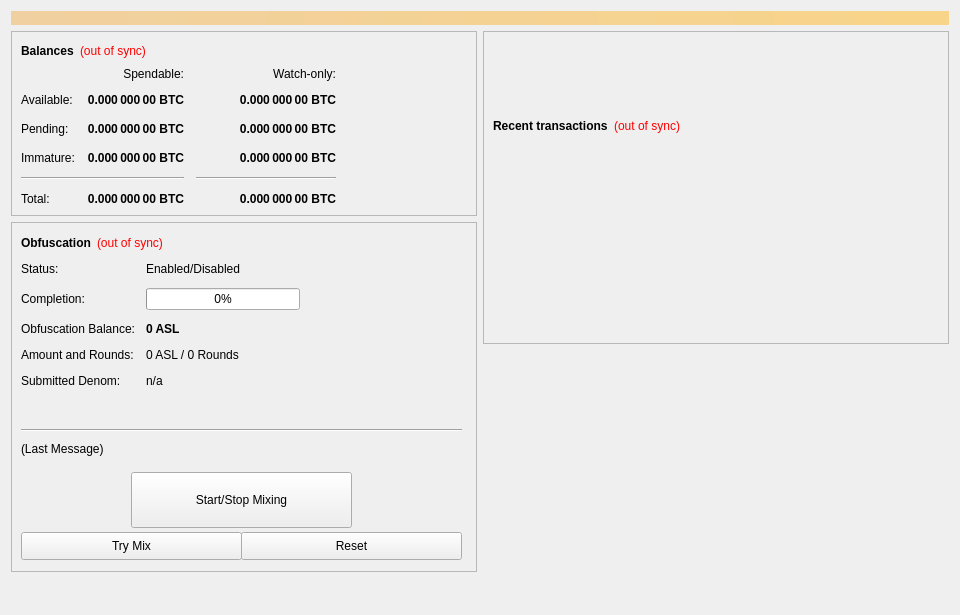
<?xml version="1.0" encoding="UTF-8"?>
<ui version="4.0">
 <class>OverviewPage</class>
 <widget class="QWidget" name="OverviewPage">
  <property name="geometry">
   <rect>
    <x>0</x>
    <y>0</y>
    <width>960</width>
    <height>615</height>
   </rect>
  </property>
  <property name="minimumSize">
   <size>
    <width>960</width>
    <height>0</height>
   </size>
  </property>
  <property name="windowTitle">
   <string>Form</string>
  </property>
  <layout class="QVBoxLayout" name="topLayout">
   <item>
    <widget class="QLabel" name="labelAlerts">
     <property name="visible">
      <bool>false</bool>
     </property>
     <property name="styleSheet">
      <string notr="true">background-color: qlineargradient(x1: 0, y1: 0, x2: 1, y2: 0, stop:0 #F0D0A0, stop:1 #F8D488); color:#000000;</string>
     </property>
     <property name="wordWrap">
      <bool>true</bool>
     </property>
     <property name="margin">
      <number>3</number>
     </property>
    </widget>
   </item>
   <item>
    <layout class="QHBoxLayout" name="horizontalLayout" stretch="1,1">
     <item>
      <layout class="QVBoxLayout" name="verticalLayout_2">
       <item>
        <widget class="QFrame" name="frame">
         <property name="frameShape">
          <enum>QFrame::StyledPanel</enum>
         </property>
         <property name="frameShadow">
          <enum>QFrame::Raised</enum>
         </property>
         <layout class="QVBoxLayout" name="verticalLayout_4">
          <item>
           <layout class="QHBoxLayout" name="horizontalLayout_4">
            <item>
             <widget class="QLabel" name="label_5">
              <property name="font">
               <font>
                <weight>75</weight>
                <bold>true</bold>
               </font>
              </property>
              <property name="text">
               <string>Balances</string>
              </property>
             </widget>
            </item>
            <item>
             <widget class="QLabel" name="labelWalletStatus">
              <property name="cursor">
               <cursorShape>WhatsThisCursor</cursorShape>
              </property>
              <property name="toolTip">
               <string>The displayed information may be out of date. Your wallet automatically synchronizes with the Solar network after a connection is established, but this process has not completed yet.</string>
              </property>
              <property name="styleSheet">
               <string notr="true">QLabel { color: red; }</string>
              </property>
              <property name="text">
               <string notr="true">(out of sync)</string>
              </property>
              <property name="alignment">
               <set>Qt::AlignLeading|Qt::AlignLeft|Qt::AlignVCenter</set>
              </property>
             </widget>
            </item>
            <item>
             <spacer name="horizontalSpacer_3">
              <property name="orientation">
               <enum>Qt::Horizontal</enum>
              </property>
              <property name="sizeHint" stdset="0">
               <size>
                <width>40</width>
                <height>20</height>
               </size>
              </property>
             </spacer>
            </item>
           </layout>
          </item>
          <item>
           <layout class="QGridLayout" name="gridLayout">
            <property name="spacing">
             <number>12</number>
            </property>
            <item row="2" column="2">
             <widget class="QLabel" name="labelWatchPending">
              <property name="font">
               <font>
                <weight>75</weight>
                <bold>true</bold>
               </font>
              </property>
              <property name="cursor">
               <cursorShape>IBeamCursor</cursorShape>
              </property>
              <property name="toolTip">
               <string>Unconfirmed transactions to watch-only addresses</string>
              </property>
              <property name="text">
               <string notr="true">0.000 000 00 BTC</string>
              </property>
              <property name="alignment">
               <set>Qt::AlignRight|Qt::AlignTrailing|Qt::AlignVCenter</set>
              </property>
              <property name="textInteractionFlags">
               <set>Qt::LinksAccessibleByMouse|Qt::TextSelectableByKeyboard|Qt::TextSelectableByMouse</set>
              </property>
             </widget>
            </item>
            <item row="2" column="1">
             <widget class="QLabel" name="labelUnconfirmed">
              <property name="font">
               <font>
                <weight>75</weight>
                <bold>true</bold>
               </font>
              </property>
              <property name="cursor">
               <cursorShape>IBeamCursor</cursorShape>
              </property>
              <property name="toolTip">
               <string>Total of transactions that have yet to be confirmed, and do not yet count toward the spendable balance</string>
              </property>
              <property name="text">
               <string notr="true">0.000 000 00 BTC</string>
              </property>
              <property name="alignment">
               <set>Qt::AlignRight|Qt::AlignTrailing|Qt::AlignVCenter</set>
              </property>
              <property name="textInteractionFlags">
               <set>Qt::LinksAccessibleByMouse|Qt::TextSelectableByKeyboard|Qt::TextSelectableByMouse</set>
              </property>
             </widget>
            </item>
            <item row="3" column="2">
             <widget class="QLabel" name="labelWatchImmature">
              <property name="font">
               <font>
                <weight>75</weight>
                <bold>true</bold>
               </font>
              </property>
              <property name="cursor">
               <cursorShape>IBeamCursor</cursorShape>
              </property>
              <property name="toolTip">
               <string>Staked or masternode rewards in watch-only addresses that has not yet matured</string>
              </property>
              <property name="text">
               <string notr="true">0.000 000 00 BTC</string>
              </property>
              <property name="alignment">
               <set>Qt::AlignRight|Qt::AlignTrailing|Qt::AlignVCenter</set>
              </property>
              <property name="textInteractionFlags">
               <set>Qt::LinksAccessibleByMouse|Qt::TextSelectableByKeyboard|Qt::TextSelectableByMouse</set>
              </property>
             </widget>
            </item>
            <item row="4" column="0" colspan="2">
             <widget class="Line" name="lineSpendableBalance">
              <property name="orientation">
               <enum>Qt::Horizontal</enum>
              </property>
             </widget>
            </item>
            <item row="4" column="2">
             <widget class="Line" name="lineWatchBalance">
              <property name="sizePolicy">
               <sizepolicy hsizetype="Preferred" vsizetype="Fixed">
                <horstretch>0</horstretch>
                <verstretch>0</verstretch>
               </sizepolicy>
              </property>
              <property name="minimumSize">
               <size>
                <width>140</width>
                <height>0</height>
               </size>
              </property>
              <property name="orientation">
               <enum>Qt::Horizontal</enum>
              </property>
             </widget>
            </item>
            <item row="5" column="0">
             <widget class="QLabel" name="labelTotalText">
              <property name="text">
               <string>Total:</string>
              </property>
             </widget>
            </item>
            <item row="3" column="1">
             <widget class="QLabel" name="labelImmature">
              <property name="font">
               <font>
                <weight>75</weight>
                <bold>true</bold>
               </font>
              </property>
              <property name="cursor">
               <cursorShape>IBeamCursor</cursorShape>
              </property>
              <property name="toolTip">
               <string>Staked or masternode rewards that has not yet matured</string>
              </property>
              <property name="text">
               <string notr="true">0.000 000 00 BTC</string>
              </property>
              <property name="alignment">
               <set>Qt::AlignRight|Qt::AlignTrailing|Qt::AlignVCenter</set>
              </property>
              <property name="textInteractionFlags">
               <set>Qt::LinksAccessibleByMouse|Qt::TextSelectableByKeyboard|Qt::TextSelectableByMouse</set>
              </property>
             </widget>
            </item>
            <item row="2" column="3">
             <spacer name="horizontalSpacer_2">
              <property name="orientation">
               <enum>Qt::Horizontal</enum>
              </property>
              <property name="sizeHint" stdset="0">
               <size>
                <width>40</width>
                <height>20</height>
               </size>
              </property>
             </spacer>
            </item>
            <item row="3" column="0">
             <widget class="QLabel" name="labelImmatureText">
              <property name="text">
               <string>Immature:</string>
              </property>
             </widget>
            </item>
            <item row="5" column="1">
             <widget class="QLabel" name="labelTotal">
              <property name="font">
               <font>
                <weight>75</weight>
                <bold>true</bold>
               </font>
              </property>
              <property name="cursor">
               <cursorShape>IBeamCursor</cursorShape>
              </property>
              <property name="toolTip">
               <string>Your current total balance</string>
              </property>
              <property name="text">
               <string notr="true">0.000 000 00 BTC</string>
              </property>
              <property name="alignment">
               <set>Qt::AlignRight|Qt::AlignTrailing|Qt::AlignVCenter</set>
              </property>
              <property name="textInteractionFlags">
               <set>Qt::LinksAccessibleByMouse|Qt::TextSelectableByKeyboard|Qt::TextSelectableByMouse</set>
              </property>
             </widget>
            </item>
            <item row="5" column="2">
             <widget class="QLabel" name="labelWatchTotal">
              <property name="font">
               <font>
                <weight>75</weight>
                <bold>true</bold>
               </font>
              </property>
              <property name="cursor">
               <cursorShape>IBeamCursor</cursorShape>
              </property>
              <property name="toolTip">
               <string>Current total balance in watch-only addresses</string>
              </property>
              <property name="text">
               <string notr="true">0.000 000 00 BTC</string>
              </property>
              <property name="alignment">
               <set>Qt::AlignRight|Qt::AlignTrailing|Qt::AlignVCenter</set>
              </property>
              <property name="textInteractionFlags">
               <set>Qt::LinksAccessibleByMouse|Qt::TextSelectableByKeyboard|Qt::TextSelectableByMouse</set>
              </property>
             </widget>
            </item>
            <item row="0" column="2">
             <widget class="QLabel" name="labelWatchonly">
              <property name="text">
               <string>Watch-only:</string>
              </property>
              <property name="alignment">
               <set>Qt::AlignRight|Qt::AlignTrailing|Qt::AlignVCenter</set>
              </property>
             </widget>
            </item>
            <item row="1" column="0">
             <widget class="QLabel" name="labelBalanceText">
              <property name="text">
               <string>Available:</string>
              </property>
             </widget>
            </item>
            <item row="1" column="1">
             <widget class="QLabel" name="labelBalance">
              <property name="font">
               <font>
                <weight>75</weight>
                <bold>true</bold>
               </font>
              </property>
              <property name="cursor">
               <cursorShape>IBeamCursor</cursorShape>
              </property>
              <property name="toolTip">
               <string>Your current spendable balance</string>
              </property>
              <property name="text">
               <string notr="true">0.000 000 00 BTC</string>
              </property>
              <property name="alignment">
               <set>Qt::AlignRight|Qt::AlignTrailing|Qt::AlignVCenter</set>
              </property>
              <property name="textInteractionFlags">
               <set>Qt::LinksAccessibleByMouse|Qt::TextSelectableByKeyboard|Qt::TextSelectableByMouse</set>
              </property>
             </widget>
            </item>
            <item row="1" column="2">
             <widget class="QLabel" name="labelWatchAvailable">
              <property name="font">
               <font>
                <weight>75</weight>
                <bold>true</bold>
               </font>
              </property>
              <property name="cursor">
               <cursorShape>IBeamCursor</cursorShape>
              </property>
              <property name="toolTip">
               <string>Your current balance in watch-only addresses</string>
              </property>
              <property name="text">
               <string notr="true">0.000 000 00 BTC</string>
              </property>
              <property name="alignment">
               <set>Qt::AlignRight|Qt::AlignTrailing|Qt::AlignVCenter</set>
              </property>
              <property name="textInteractionFlags">
               <set>Qt::LinksAccessibleByMouse|Qt::TextSelectableByKeyboard|Qt::TextSelectableByMouse</set>
              </property>
             </widget>
            </item>
            <item row="2" column="0">
             <widget class="QLabel" name="labelPendingText">
              <property name="text">
               <string>Pending:</string>
              </property>
             </widget>
            </item>
            <item row="0" column="1">
             <widget class="QLabel" name="labelSpendable">
              <property name="text">
               <string>Spendable:</string>
              </property>
              <property name="alignment">
               <set>Qt::AlignRight|Qt::AlignTrailing|Qt::AlignVCenter</set>
              </property>
             </widget>
            </item>
           </layout>
          </item>
         </layout>
        </widget>
       </item>
       <item>
        <widget class="QFrame" name="frameObfuscation">
         <property name="minimumSize">
          <size>
           <width>0</width>
           <height>350</height>
          </size>
         </property>
         <property name="layoutDirection">
          <enum>Qt::LeftToRight</enum>
         </property>
         <property name="frameShape">
          <enum>QFrame::StyledPanel</enum>
         </property>
         <property name="frameShadow">
          <enum>QFrame::Raised</enum>
         </property>
         <widget class="QWidget" name="formLayoutWidget">
          <property name="geometry">
           <rect>
            <x>10</x>
            <y>40</y>
            <width>451</width>
            <height>161</height>
           </rect>
          </property>
          <layout class="QFormLayout" name="formLayout">
           <property name="fieldGrowthPolicy">
            <enum>QFormLayout::AllNonFixedFieldsGrow</enum>
           </property>
           <property name="horizontalSpacing">
            <number>11</number>
           </property>
           <property name="verticalSpacing">
            <number>12</number>
           </property>
           <item row="0" column="0">
            <widget class="QLabel" name="label_6">
             <property name="text">
              <string>Status:</string>
             </property>
            </widget>
           </item>
           <item row="1" column="0">
            <widget class="QLabel" name="label_7">
             <property name="text">
              <string>Completion:</string>
             </property>
            </widget>
           </item>
           <item row="1" column="1">
            <widget class="QProgressBar" name="obfuscationProgress">
             <property name="maximumSize">
              <size>
               <width>154</width>
               <height>16777215</height>
              </size>
             </property>
             <property name="value">
              <number>0</number>
             </property>
            </widget>
           </item>
           <item row="2" column="0">
            <widget class="QLabel" name="labelAnonymizedText">
             <property name="text">
              <string>Obfuscation Balance:</string>
             </property>
            </widget>
           </item>
           <item row="2" column="1">
            <widget class="QLabel" name="labelAnonymized">
             <property name="font">
              <font>
               <weight>75</weight>
               <bold>true</bold>
              </font>
             </property>
             <property name="text">
              <string notr="true">0 ASL</string>
             </property>
            </widget>
           </item>
           <item row="3" column="0">
            <widget class="QLabel" name="label_8">
             <property name="text">
              <string>Amount and Rounds:</string>
             </property>
            </widget>
           </item>
           <item row="3" column="1">
            <widget class="QLabel" name="labelAmountRounds">
             <property name="text">
              <string>0 ASL / 0 Rounds</string>
             </property>
            </widget>
           </item>
           <item row="4" column="0">
            <widget class="QLabel" name="label_9">
             <property name="text">
              <string>Submitted Denom:</string>
             </property>
            </widget>
           </item>
           <item row="4" column="1">
            <widget class="QLabel" name="labelSubmittedDenom">
             <property name="toolTip">
              <string>The denominations you submitted to the Masternode.&lt;br&gt;To mix, other users must submit the exact same denominations.</string>
             </property>
             <property name="text">
              <string>n/a</string>
             </property>
            </widget>
           </item>
           <item row="0" column="1">
            <widget class="QLabel" name="obfuscationEnabled">
             <property name="text">
              <string>Enabled/Disabled</string>
             </property>
            </widget>
           </item>
          </layout>
         </widget>
         <widget class="QPushButton" name="runAutoDenom">
          <property name="geometry">
           <rect>
            <x>251</x>
            <y>17</y>
            <width>1</width>
            <height>1</height>
           </rect>
          </property>
          <property name="palette">
           <palette>
            <active>
             <colorrole role="WindowText">
              <brush brushstyle="SolidPattern">
               <color alpha="255">
                <red>0</red>
                <green>0</green>
                <blue>0</blue>
               </color>
              </brush>
             </colorrole>
             <colorrole role="Button">
              <brush brushstyle="SolidPattern">
               <color alpha="255">
                <red>239</red>
                <green>238</green>
                <blue>238</blue>
               </color>
              </brush>
             </colorrole>
             <colorrole role="Light">
              <brush brushstyle="SolidPattern">
               <color alpha="255">
                <red>255</red>
                <green>255</green>
                <blue>255</blue>
               </color>
              </brush>
             </colorrole>
             <colorrole role="Midlight">
              <brush brushstyle="SolidPattern">
               <color alpha="255">
                <red>247</red>
                <green>246</green>
                <blue>246</blue>
               </color>
              </brush>
             </colorrole>
             <colorrole role="Dark">
              <brush brushstyle="SolidPattern">
               <color alpha="255">
                <red>119</red>
                <green>119</green>
                <blue>119</blue>
               </color>
              </brush>
             </colorrole>
             <colorrole role="Mid">
              <brush brushstyle="SolidPattern">
               <color alpha="255">
                <red>159</red>
                <green>159</green>
                <blue>159</blue>
               </color>
              </brush>
             </colorrole>
             <colorrole role="Text">
              <brush brushstyle="SolidPattern">
               <color alpha="255">
                <red>0</red>
                <green>0</green>
                <blue>0</blue>
               </color>
              </brush>
             </colorrole>
             <colorrole role="BrightText">
              <brush brushstyle="SolidPattern">
               <color alpha="255">
                <red>255</red>
                <green>255</green>
                <blue>255</blue>
               </color>
              </brush>
             </colorrole>
             <colorrole role="ButtonText">
              <brush brushstyle="SolidPattern">
               <color alpha="255">
                <red>0</red>
                <green>0</green>
                <blue>0</blue>
               </color>
              </brush>
             </colorrole>
             <colorrole role="Base">
              <brush brushstyle="SolidPattern">
               <color alpha="255">
                <red>255</red>
                <green>255</green>
                <blue>255</blue>
               </color>
              </brush>
             </colorrole>
             <colorrole role="Window">
              <brush brushstyle="SolidPattern">
               <color alpha="255">
                <red>239</red>
                <green>238</green>
                <blue>238</blue>
               </color>
              </brush>
             </colorrole>
             <colorrole role="Shadow">
              <brush brushstyle="SolidPattern">
               <color alpha="255">
                <red>0</red>
                <green>0</green>
                <blue>0</blue>
               </color>
              </brush>
             </colorrole>
             <colorrole role="AlternateBase">
              <brush brushstyle="SolidPattern">
               <color alpha="255">
                <red>247</red>
                <green>246</green>
                <blue>246</blue>
               </color>
              </brush>
             </colorrole>
             <colorrole role="ToolTipBase">
              <brush brushstyle="SolidPattern">
               <color alpha="255">
                <red>255</red>
                <green>255</green>
                <blue>220</blue>
               </color>
              </brush>
             </colorrole>
             <colorrole role="ToolTipText">
              <brush brushstyle="SolidPattern">
               <color alpha="255">
                <red>0</red>
                <green>0</green>
                <blue>0</blue>
               </color>
              </brush>
             </colorrole>
            </active>
            <inactive>
             <colorrole role="WindowText">
              <brush brushstyle="SolidPattern">
               <color alpha="255">
                <red>0</red>
                <green>0</green>
                <blue>0</blue>
               </color>
              </brush>
             </colorrole>
             <colorrole role="Button">
              <brush brushstyle="SolidPattern">
               <color alpha="255">
                <red>239</red>
                <green>238</green>
                <blue>238</blue>
               </color>
              </brush>
             </colorrole>
             <colorrole role="Light">
              <brush brushstyle="SolidPattern">
               <color alpha="255">
                <red>255</red>
                <green>255</green>
                <blue>255</blue>
               </color>
              </brush>
             </colorrole>
             <colorrole role="Midlight">
              <brush brushstyle="SolidPattern">
               <color alpha="255">
                <red>247</red>
                <green>246</green>
                <blue>246</blue>
               </color>
              </brush>
             </colorrole>
             <colorrole role="Dark">
              <brush brushstyle="SolidPattern">
               <color alpha="255">
                <red>119</red>
                <green>119</green>
                <blue>119</blue>
               </color>
              </brush>
             </colorrole>
             <colorrole role="Mid">
              <brush brushstyle="SolidPattern">
               <color alpha="255">
                <red>159</red>
                <green>159</green>
                <blue>159</blue>
               </color>
              </brush>
             </colorrole>
             <colorrole role="Text">
              <brush brushstyle="SolidPattern">
               <color alpha="255">
                <red>0</red>
                <green>0</green>
                <blue>0</blue>
               </color>
              </brush>
             </colorrole>
             <colorrole role="BrightText">
              <brush brushstyle="SolidPattern">
               <color alpha="255">
                <red>255</red>
                <green>255</green>
                <blue>255</blue>
               </color>
              </brush>
             </colorrole>
             <colorrole role="ButtonText">
              <brush brushstyle="SolidPattern">
               <color alpha="255">
                <red>0</red>
                <green>0</green>
                <blue>0</blue>
               </color>
              </brush>
             </colorrole>
             <colorrole role="Base">
              <brush brushstyle="SolidPattern">
               <color alpha="255">
                <red>255</red>
                <green>255</green>
                <blue>255</blue>
               </color>
              </brush>
             </colorrole>
             <colorrole role="Window">
              <brush brushstyle="SolidPattern">
               <color alpha="255">
                <red>239</red>
                <green>238</green>
                <blue>238</blue>
               </color>
              </brush>
             </colorrole>
             <colorrole role="Shadow">
              <brush brushstyle="SolidPattern">
               <color alpha="255">
                <red>0</red>
                <green>0</green>
                <blue>0</blue>
               </color>
              </brush>
             </colorrole>
             <colorrole role="AlternateBase">
              <brush brushstyle="SolidPattern">
               <color alpha="255">
                <red>247</red>
                <green>246</green>
                <blue>246</blue>
               </color>
              </brush>
             </colorrole>
             <colorrole role="ToolTipBase">
              <brush brushstyle="SolidPattern">
               <color alpha="255">
                <red>255</red>
                <green>255</green>
                <blue>220</blue>
               </color>
              </brush>
             </colorrole>
             <colorrole role="ToolTipText">
              <brush brushstyle="SolidPattern">
               <color alpha="255">
                <red>0</red>
                <green>0</green>
                <blue>0</blue>
               </color>
              </brush>
             </colorrole>
            </inactive>
            <disabled>
             <colorrole role="WindowText">
              <brush brushstyle="SolidPattern">
               <color alpha="255">
                <red>119</red>
                <green>119</green>
                <blue>119</blue>
               </color>
              </brush>
             </colorrole>
             <colorrole role="Button">
              <brush brushstyle="SolidPattern">
               <color alpha="255">
                <red>239</red>
                <green>238</green>
                <blue>238</blue>
               </color>
              </brush>
             </colorrole>
             <colorrole role="Light">
              <brush brushstyle="SolidPattern">
               <color alpha="255">
                <red>255</red>
                <green>255</green>
                <blue>255</blue>
               </color>
              </brush>
             </colorrole>
             <colorrole role="Midlight">
              <brush brushstyle="SolidPattern">
               <color alpha="255">
                <red>247</red>
                <green>246</green>
                <blue>246</blue>
               </color>
              </brush>
             </colorrole>
             <colorrole role="Dark">
              <brush brushstyle="SolidPattern">
               <color alpha="255">
                <red>119</red>
                <green>119</green>
                <blue>119</blue>
               </color>
              </brush>
             </colorrole>
             <colorrole role="Mid">
              <brush brushstyle="SolidPattern">
               <color alpha="255">
                <red>159</red>
                <green>159</green>
                <blue>159</blue>
               </color>
              </brush>
             </colorrole>
             <colorrole role="Text">
              <brush brushstyle="SolidPattern">
               <color alpha="255">
                <red>119</red>
                <green>119</green>
                <blue>119</blue>
               </color>
              </brush>
             </colorrole>
             <colorrole role="BrightText">
              <brush brushstyle="SolidPattern">
               <color alpha="255">
                <red>255</red>
                <green>255</green>
                <blue>255</blue>
               </color>
              </brush>
             </colorrole>
             <colorrole role="ButtonText">
              <brush brushstyle="SolidPattern">
               <color alpha="255">
                <red>119</red>
                <green>119</green>
                <blue>119</blue>
               </color>
              </brush>
             </colorrole>
             <colorrole role="Base">
              <brush brushstyle="SolidPattern">
               <color alpha="255">
                <red>239</red>
                <green>238</green>
                <blue>238</blue>
               </color>
              </brush>
             </colorrole>
             <colorrole role="Window">
              <brush brushstyle="SolidPattern">
               <color alpha="255">
                <red>239</red>
                <green>238</green>
                <blue>238</blue>
               </color>
              </brush>
             </colorrole>
             <colorrole role="Shadow">
              <brush brushstyle="SolidPattern">
               <color alpha="255">
                <red>0</red>
                <green>0</green>
                <blue>0</blue>
               </color>
              </brush>
             </colorrole>
             <colorrole role="AlternateBase">
              <brush brushstyle="SolidPattern">
               <color alpha="255">
                <red>239</red>
                <green>238</green>
                <blue>238</blue>
               </color>
              </brush>
             </colorrole>
             <colorrole role="ToolTipBase">
              <brush brushstyle="SolidPattern">
               <color alpha="255">
                <red>255</red>
                <green>255</green>
                <blue>220</blue>
               </color>
              </brush>
             </colorrole>
             <colorrole role="ToolTipText">
              <brush brushstyle="SolidPattern">
               <color alpha="255">
                <red>0</red>
                <green>0</green>
                <blue>0</blue>
               </color>
              </brush>
             </colorrole>
            </disabled>
           </palette>
          </property>
          <property name="focusPolicy">
           <enum>Qt::NoFocus</enum>
          </property>
          <property name="autoFillBackground">
           <bool>true</bool>
          </property>
          <property name="text">
           <string/>
          </property>
          <property name="flat">
           <bool>true</bool>
          </property>
         </widget>
         <widget class="QPushButton" name="toggleObfuscation">
          <property name="geometry">
           <rect>
            <x>120</x>
            <y>250</y>
            <width>221</width>
            <height>56</height>
           </rect>
          </property>
          <property name="sizePolicy">
           <sizepolicy hsizetype="MinimumExpanding" vsizetype="Fixed">
            <horstretch>0</horstretch>
            <verstretch>0</verstretch>
           </sizepolicy>
          </property>
          <property name="text">
           <string>Start/Stop Mixing</string>
          </property>
         </widget>
         <widget class="Line" name="lineLastMessage">
          <property name="geometry">
           <rect>
            <x>10</x>
            <y>200</y>
            <width>441</width>
            <height>16</height>
           </rect>
          </property>
          <property name="orientation">
           <enum>Qt::Horizontal</enum>
          </property>
         </widget>
         <widget class="QLabel" name="obfuscationStatus">
          <property name="geometry">
           <rect>
            <x>10</x>
            <y>220</y>
            <width>451</width>
            <height>61</height>
           </rect>
          </property>
          <property name="minimumSize">
           <size>
            <width>288</width>
            <height>43</height>
           </size>
          </property>
          <property name="text">
           <string>(Last Message)</string>
          </property>
          <property name="alignment">
           <set>Qt::AlignLeading|Qt::AlignLeft|Qt::AlignTop</set>
          </property>
          <property name="wordWrap">
           <bool>true</bool>
          </property>
         </widget>
         <widget class="QPushButton" name="obfuscationAuto">
          <property name="geometry">
           <rect>
            <x>10</x>
            <y>310</y>
            <width>221</width>
            <height>28</height>
           </rect>
          </property>
          <property name="sizePolicy">
           <sizepolicy hsizetype="MinimumExpanding" vsizetype="Fixed">
            <horstretch>0</horstretch>
            <verstretch>0</verstretch>
           </sizepolicy>
          </property>
          <property name="toolTip">
           <string>Try to manually submit a Obfuscation request.</string>
          </property>
          <property name="text">
           <string>Try Mix</string>
          </property>
         </widget>
         <widget class="QPushButton" name="obfuscationReset">
          <property name="geometry">
           <rect>
            <x>230</x>
            <y>310</y>
            <width>221</width>
            <height>28</height>
           </rect>
          </property>
          <property name="sizePolicy">
           <sizepolicy hsizetype="MinimumExpanding" vsizetype="Fixed">
            <horstretch>0</horstretch>
            <verstretch>0</verstretch>
           </sizepolicy>
          </property>
          <property name="toolTip">
           <string>Reset the current status of Obfuscation (can interrupt Obfuscation if it's in the process of Mixing, which can cost you money!)</string>
          </property>
          <property name="autoFillBackground">
           <bool>false</bool>
          </property>
          <property name="text">
           <string>Reset</string>
          </property>
         </widget>
         <widget class="QWidget" name="layoutWidget">
          <property name="geometry">
           <rect>
            <x>10</x>
            <y>10</y>
            <width>431</width>
            <height>22</height>
           </rect>
          </property>
          <layout class="QHBoxLayout" name="horizontalLayout_5">
           <item>
            <widget class="QLabel" name="label_2">
             <property name="font">
              <font>
               <weight>75</weight>
               <bold>true</bold>
              </font>
             </property>
             <property name="text">
              <string>Obfuscation</string>
             </property>
            </widget>
           </item>
           <item>
            <widget class="QLabel" name="labelObfuscationSyncStatus">
             <property name="toolTip">
              <string>The displayed information may be out of date. Your wallet automatically synchronizes with the Solar network after a connection is established, but this process has not completed yet.</string>
             </property>
             <property name="styleSheet">
              <string notr="true">QLabel { color: red; }</string>
             </property>
             <property name="text">
              <string notr="true">(out of sync)</string>
             </property>
             <property name="alignment">
              <set>Qt::AlignLeading|Qt::AlignLeft|Qt::AlignVCenter</set>
             </property>
            </widget>
           </item>
           <item>
            <spacer name="horizontalSpacer_4">
             <property name="orientation">
              <enum>Qt::Horizontal</enum>
             </property>
             <property name="sizeHint" stdset="0">
              <size>
               <width>40</width>
               <height>20</height>
              </size>
             </property>
            </spacer>
           </item>
          </layout>
         </widget>
        </widget>
       </item>
       <item>
        <spacer name="verticalSpacer">
         <property name="orientation">
          <enum>Qt::Vertical</enum>
         </property>
         <property name="sizeHint" stdset="0">
          <size>
           <width>20</width>
           <height>40</height>
          </size>
         </property>
        </spacer>
       </item>
      </layout>
     </item>
     <item>
      <layout class="QVBoxLayout" name="verticalLayout_3">
       <item>
        <widget class="QFrame" name="frame_2">
         <property name="frameShape">
          <enum>QFrame::StyledPanel</enum>
         </property>
         <property name="frameShadow">
          <enum>QFrame::Raised</enum>
         </property>
         <layout class="QVBoxLayout" name="verticalLayout">
          <item>
           <spacer name="verticalSpacer_3">
            <property name="orientation">
             <enum>Qt::Vertical</enum>
            </property>
            <property name="sizeType">
             <enum>QSizePolicy::Fixed</enum>
            </property>
            <property name="sizeHint" stdset="0">
             <size>
              <width>20</width>
              <height>75</height>
             </size>
            </property>
           </spacer>
          </item>
          <item>
           <layout class="QHBoxLayout" name="horizontalLayout_2">
            <item>
             <widget class="QLabel" name="label_4">
              <property name="font">
               <font>
                <weight>75</weight>
                <bold>true</bold>
               </font>
              </property>
              <property name="text">
               <string>Recent transactions</string>
              </property>
             </widget>
            </item>
            <item>
             <widget class="QLabel" name="labelTransactionsStatus">
              <property name="cursor">
               <cursorShape>WhatsThisCursor</cursorShape>
              </property>
              <property name="toolTip">
               <string>The displayed information may be out of date. Your wallet automatically synchronizes with the Solar network after a connection is established, but this process has not completed yet.</string>
              </property>
              <property name="styleSheet">
               <string notr="true">QLabel { color: red; }</string>
              </property>
              <property name="text">
               <string notr="true">(out of sync)</string>
              </property>
              <property name="alignment">
               <set>Qt::AlignRight|Qt::AlignTrailing|Qt::AlignVCenter</set>
              </property>
             </widget>
            </item>
            <item>
             <spacer name="horizontalSpacer">
              <property name="orientation">
               <enum>Qt::Horizontal</enum>
              </property>
              <property name="sizeHint" stdset="0">
               <size>
                <width>40</width>
                <height>20</height>
               </size>
              </property>
             </spacer>
            </item>
           </layout>
          </item>
          <item>
           <widget class="QListView" name="listTransactions">
            <property name="styleSheet">
             <string notr="true">QListView { background: transparent; }</string>
            </property>
            <property name="frameShape">
             <enum>QFrame::NoFrame</enum>
            </property>
            <property name="verticalScrollBarPolicy">
             <enum>Qt::ScrollBarAlwaysOff</enum>
            </property>
            <property name="horizontalScrollBarPolicy">
             <enum>Qt::ScrollBarAlwaysOff</enum>
            </property>
            <property name="selectionMode">
             <enum>QAbstractItemView::NoSelection</enum>
            </property>
           </widget>
          </item>
         </layout>
        </widget>
       </item>
       <item>
        <spacer name="verticalSpacer_2">
         <property name="orientation">
          <enum>Qt::Vertical</enum>
         </property>
         <property name="sizeType">
          <enum>QSizePolicy::Expanding</enum>
         </property>
         <property name="sizeHint" stdset="0">
          <size>
           <width>20</width>
           <height>40</height>
          </size>
         </property>
        </spacer>
       </item>
      </layout>
     </item>
    </layout>
   </item>
  </layout>
 </widget>
 <resources/>
 <connections/>
</ui>
